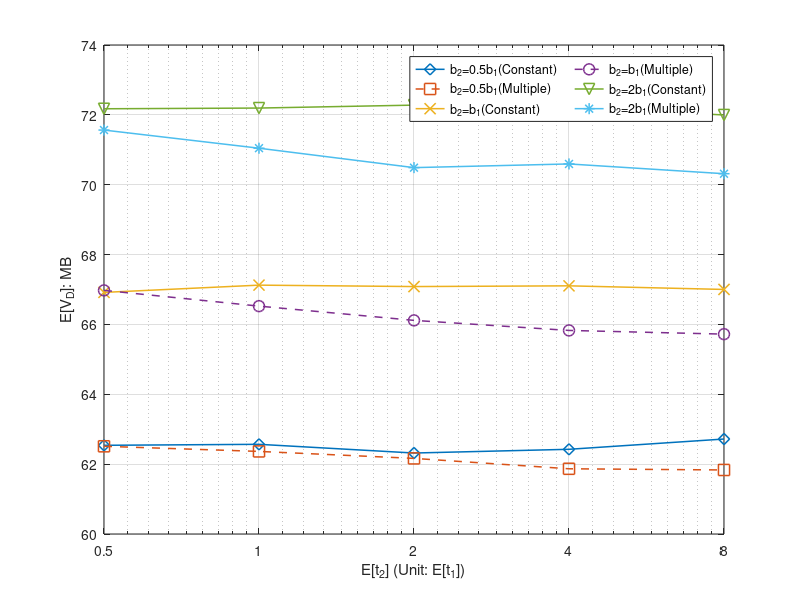

Reproduce this figure in MATLAB.
%% Minutes
x_label =[0.5	1	2	4	8]



%% for DeadlinMissRatio

%Miss ratio
%y_11 = [0.63548	0.63812	0.63942	0.63922	0.63476]
%y_12 = [0.63748	0.63936	0.6403	0.64458	0.6473]
%y_13 = [0.56732	0.56486	0.56684	0.56594	0.56698]
%y_14 = [0.56506	0.57064	0.57866	0.5832	0.58334]
%y_15 = [0.4772	0.47782	0.47648	0.47798	0.48002]
%y_16 = [0.48196	0.49056	0.49984	0.50084	0.50508]

%E[V_O]
%y_11 = [14.628009	14.597173	14.564124	14.570459	14.766825]
%y_12 = [14.778362	14.368566	13.830503	13.339943	13.243097]
%y_13 = [24.387005	24.401581	24.366436	24.408788	24.357839]
%y_14 = [24.372917	23.49777	22.458167	21.981896	21.804793]
%y_15 = [36.279782	35.977783	36.090629	36.077711	35.922807]
%y_16 = [35.2173	34.135006	32.713678	32.466591	32.068599]

%E[V_D]
y_11 = [62.539451	62.567723	62.318268	62.42508	62.719108]
y_12 = [62.511168	62.364412	62.164701	61.867249	61.833259]
y_13 = [66.916807	67.124836	67.084114	67.105054	67.001801]
y_14 = [66.974808	66.52422	66.116281	65.828139	65.722352]
y_15 = [72.174265	72.194718	72.278713	72.223189	71.996613]
y_16 = [71.564619	71.045181	70.489232	70.594657	70.315268]

i = i+1;
figure(i)

semilogx(x_label,y_11,'-d', 'MarkerSize',8, 'LineWidth',1.1)
hold on
semilogx(x_label,y_12,'--s', 'MarkerSize',8, 'LineWidth',1.1)
hold on
semilogx(x_label,y_13,'-x', 'MarkerSize',8, 'LineWidth',1.1)
hold on
semilogx(x_label,y_14,'--o', 'MarkerSize',8, 'LineWidth',1.1)
hold on
semilogx(x_label,y_15,'-v', 'MarkerSize',8, 'LineWidth',1.1)
hold on
semilogx(x_label,y_16,'-*', 'MarkerSize',8, 'LineWidth',1.1)
hold on


%ylabel('P_{miss}')
%ylabel('E[V_0]: MB')
ylabel('E[V_D]: MB')
xlabel('E[t_2] (Unit: E[t_1])')

xticklabels({'0.5',	'1',	'2',	'4',	'8'});
												
xlim([0.5, 8]);

%xticklabels({'0',	'1',	'2',	'3',	'4','5',	'6',	'7',	'8',	'9',	'10',	'11',	'12',	'13',	'14',	'15',	'16',	'17'	,'18'	,'20'	,'21'	,'22',	'23',	'24',	'26'});
set(gca, 'XTick', x_label);
%set(gca,'xticklabel',num2str(get(gca,'XTick')','%.4f'))
%legend({'F=200','F=500','F=1000'},'NumColumns',1);
legend({'b_2=0.5b_1(Constant)','b_2=0.5b_1(Multiple)','b_2=b_1(Constant)','b_2=b_1(Multiple)','b_2=2b_1(Constant)','b_2=2b_1(Multiple)'},'NumColumns',2);

hold off;
grid on;